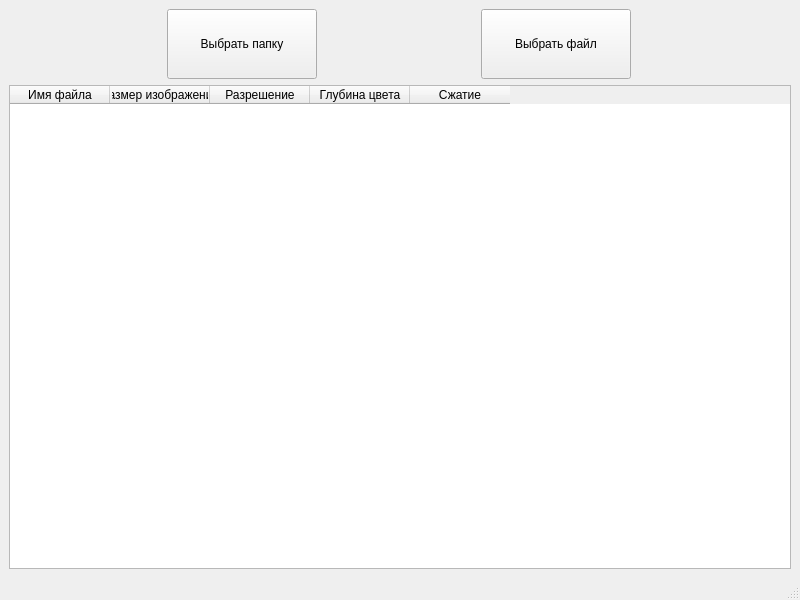
<?xml version="1.0" encoding="UTF-8"?>
<ui version="4.0">
 <class>MainWindow</class>
 <widget class="QMainWindow" name="MainWindow">
  <property name="geometry">
   <rect>
    <x>0</x>
    <y>0</y>
    <width>800</width>
    <height>600</height>
   </rect>
  </property>
  <property name="windowTitle">
   <string>MainWindow</string>
  </property>
  <widget class="QWidget" name="centralwidget">
   <layout class="QVBoxLayout" name="verticalLayout" stretch="1,3">
    <item>
     <layout class="QHBoxLayout" name="horizontalLayout" stretch="1,1">
      <item>
       <widget class="QPushButton" name="pushButton_2">
        <property name="sizePolicy">
         <sizepolicy hsizetype="Expanding" vsizetype="Expanding">
          <horstretch>0</horstretch>
          <verstretch>0</verstretch>
         </sizepolicy>
        </property>
        <property name="maximumSize">
         <size>
          <width>150</width>
          <height>70</height>
         </size>
        </property>
        <property name="text">
         <string>Выбрать папку</string>
        </property>
       </widget>
      </item>
      <item>
       <widget class="QPushButton" name="pushButton">
        <property name="sizePolicy">
         <sizepolicy hsizetype="Expanding" vsizetype="Expanding">
          <horstretch>0</horstretch>
          <verstretch>0</verstretch>
         </sizepolicy>
        </property>
        <property name="maximumSize">
         <size>
          <width>150</width>
          <height>70</height>
         </size>
        </property>
        <property name="text">
         <string>Выбрать файл</string>
        </property>
       </widget>
      </item>
     </layout>
    </item>
    <item>
     <widget class="QTableWidget" name="tableWidget">
      <column>
       <property name="text">
        <string>Имя файла</string>
       </property>
      </column>
      <column>
       <property name="text">
        <string>Размер изображения</string>
       </property>
      </column>
      <column>
       <property name="text">
        <string>Разрешение</string>
       </property>
      </column>
      <column>
       <property name="text">
        <string>Глубина цвета</string>
       </property>
      </column>
      <column>
       <property name="text">
        <string>Сжатие</string>
       </property>
      </column>
     </widget>
    </item>
   </layout>
  </widget>
  <widget class="QMenuBar" name="menubar">
   <property name="geometry">
    <rect>
     <x>0</x>
     <y>0</y>
     <width>800</width>
     <height>25</height>
    </rect>
   </property>
  </widget>
  <widget class="QStatusBar" name="statusbar"/>
 </widget>
 <resources/>
 <connections/>
</ui>
